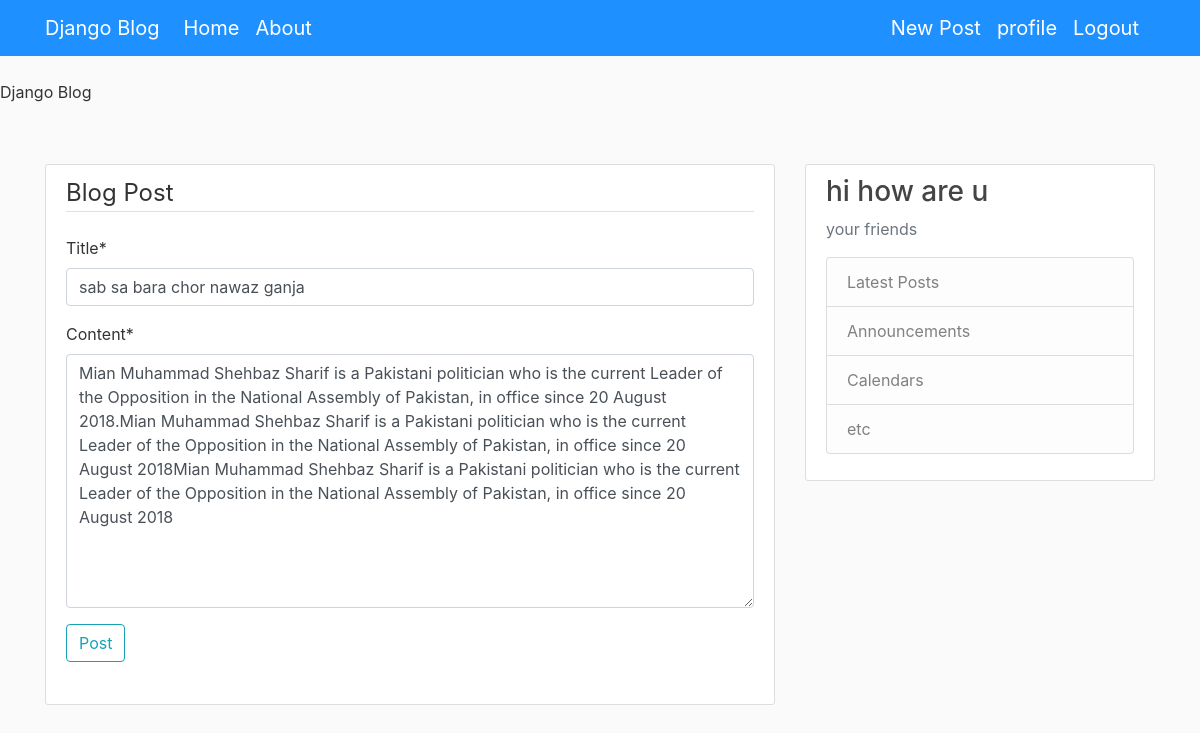
The app's page /post/17/update/ (signed in) with its own data.
### blog/models.py (models this page shows, shortened)
class Post(models.Model):
    title=models.CharField(max_length=100)
    content=models.TextField()
    date_post=models.DateTimeField(default=timezone.now)
    author=models.ForeignKey(User,on_delete=models.CASCADE)

### blog/views.py (the view, shortened to what this page needs)
# urls.py: path("post/<int:pk>/update/",PostUpdateView.as_view(),name="post-update"),
class PostUpdateView(LoginRequiredMixin,UserPassesTestMixin,UpdateView):
    model=Post
    fields=['title','content']
    def test_func(self):
        post=self.get_object()
        if self.request.user == post.author:
            return True
        return False

### blog/templates/blog/post_form.html (shortened to what this page needs)
{% extends "blog/base.html" %}
{% load crispy_forms_tags %}
{% block content%}
    <div class="content-section">
        <form method="POST">
            <fieldset class="form-group">
                <legend class="border-bottom mb-4"> Blog Post </legend>
                {{ form|crispy }}
            <fieldset>
            <div class="form-group">
                <button class="btn btn-outline-info" type="submit"> Post </button>
            </div>
        </form>
    </div>
{% endblock content %}

### blog/ststic/blog/main.css (style rules this page uses)
body { background: #fafafa; color: #333333; margin-top: 5rem; }
.content-section { background: #ffffff; padding: 10px 20px; border: 1px solid #dddddd; border-radius: 3px; margin-bottom: 20px; }

### records on screen
Post: title "sab sa bara chor nawaz ganja", content "Mian Muhammad Shehbaz Sharif is a Pakistani politician who is the current Leader of the Opposition in the National Assembly of Pakistan, in office since 20 August 2018.Mian Muhammad Shehbaz Sharif is a Pakistani politician who is the current Leader of the Opposition in the National Assembly of Pakistan, in office since 20 August 2018Mian Muhammad Shehbaz Sharif is a Pakistani politician who is the current Leader of the Opposition in the National Assembly of Pakistan, in office since 20 August 2018"
